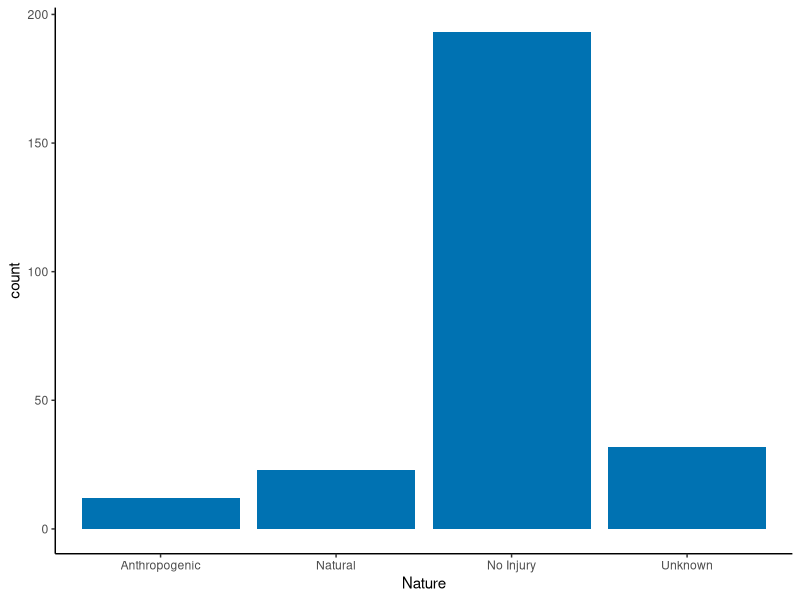
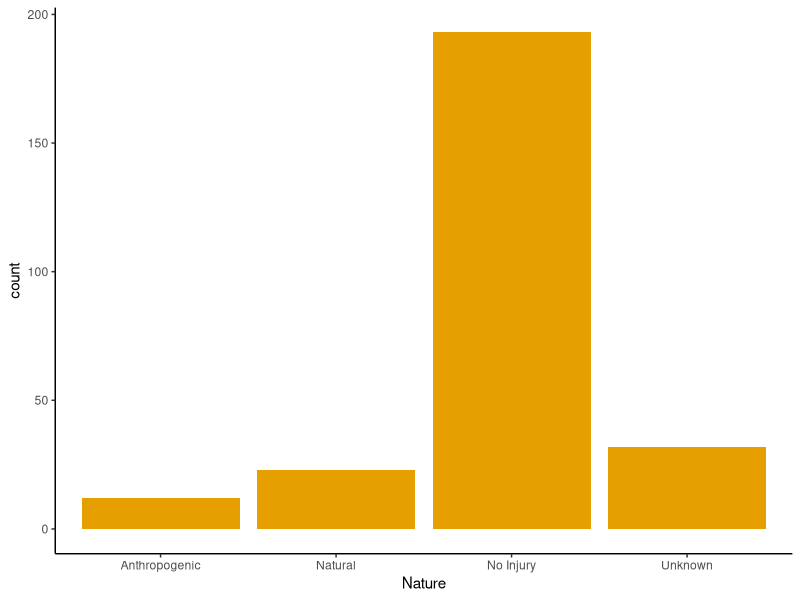
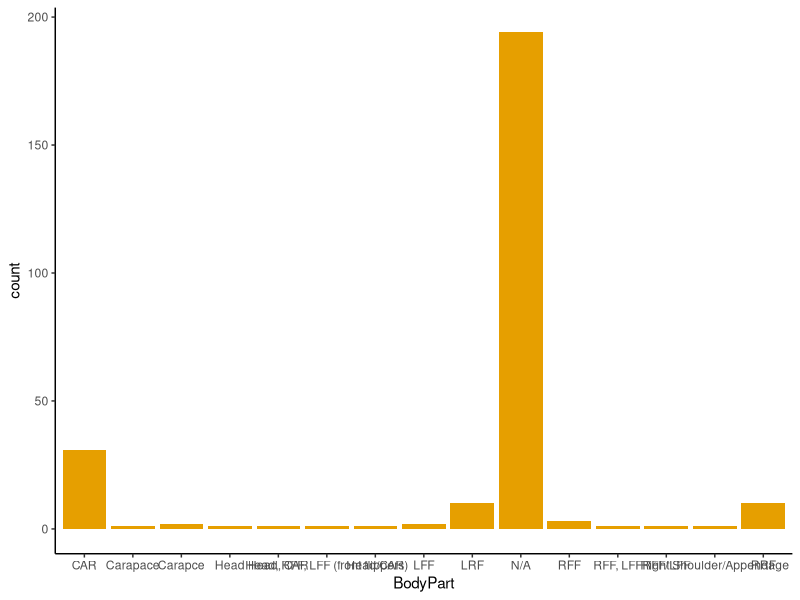
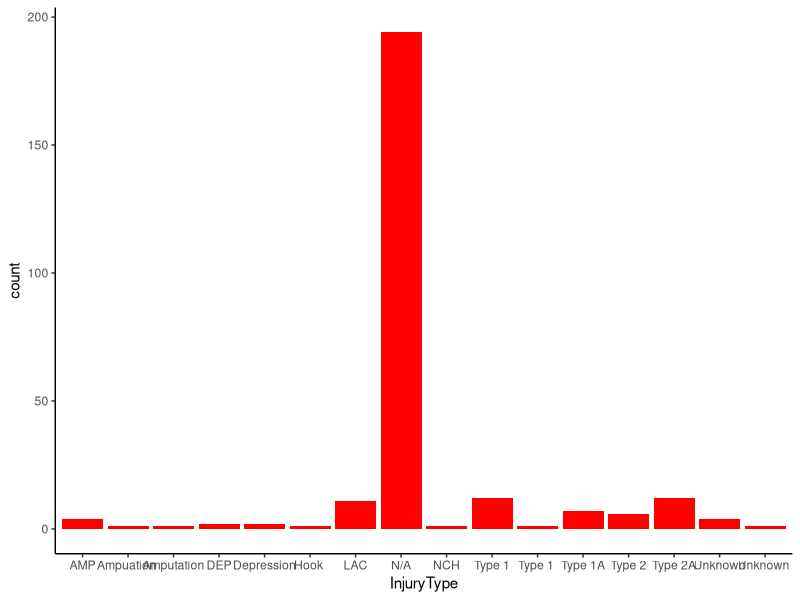

Write R code to recreate these figures, in order.
## ---- chunk 1
library(ggplot2)
library(tidyverse); theme_set(theme_classic())
## ---- chunk 2
#import data file
df <- read.csv("GreenSeaTurtlesInjuryData_2019-2023.csv", h=TRUE)

#filter out duplicates 
df <- df %>% distinct(ID, .keep_all = TRUE)

#what data class is injury nature (df$Nature)
class(df$Nature)

#make it a factor
df$Nature <- as.factor(df$Nature)

#use levels() to verify it's now a factor with 4 levels
levels(df$Nature)
## ---- chunk 3
colorBlindPal  <- c("#000000", "#E69F00", "#56B4E9", "#009E73", 
                       "#F0E442", "#0072B2", "#D55E00", "#CC79A7")
## ---- chunk 4
InjuryNature.plot <- ggplot(data = df, aes(Nature))+
  geom_bar(fill = "#0072B2")
InjuryNature.plot
## ---- chunk 5
#Number of Natural injuries
nat <- length(df$Nature[df$Nature=="Natural"])
anthro <- length(df$Nature[df$Nature=="Anthropogenic"])

?prop.test
anthro
nat+anthro
prop.test(anthro, nat+anthro, alternative = "two.sided", conf.level = 0.95)
## ---- chunk 6
InjuryNature.plot <- ggplot(data = df, aes(Nature))+
  geom_bar(fill = "#E69F00")
InjuryNature.plot

## ---- chunk 7



## ---- chunk 8
BodyPart.plot <- ggplot(data = df, aes(BodyPart))+
  geom_bar(fill = "#E69F00")
BodyPart.plot
#make a count table then graph the table onto a bar plotn 
## ---- chunk 9
#This graph shows the InjuryType and BodyPart relationship 
InjuryType.plot <- ggplot(data = df, aes(InjuryType))+
  geom_bar(fill = "red")
InjuryType.plot
## ---- chunk 10



